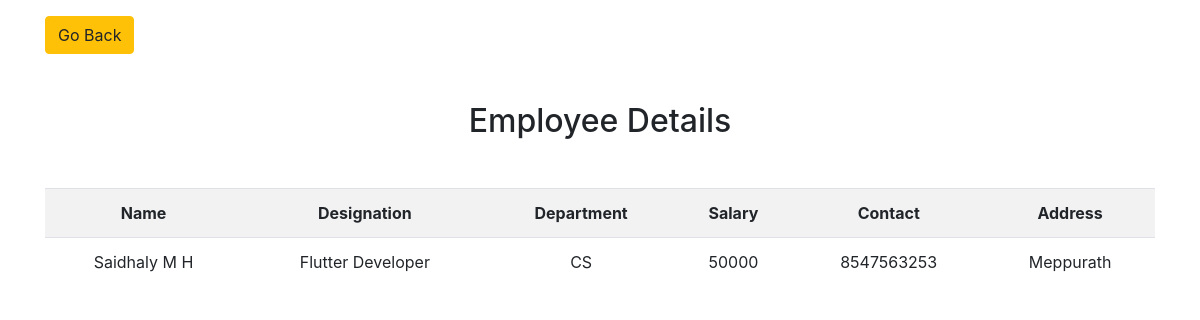
The app's page /employee/7/ with its own data.
### myapp/models.py (models this page shows)
class Employee(models.Model):
    name=models.CharField(max_length=200)
    designation=models.CharField(max_length=200)
    department=models.CharField(max_length=200)
    salary=models.PositiveIntegerField()
    contact=models.CharField(max_length=200)
    address=models.CharField(max_length=200)

### myapp/views.py (the view)
# urls.py: path('employee/<int:pk>/',views.EmployeeDetailView.as_view(),name="employee-detail"),
class EmployeeDetailView(View):
    def get(self,request,*args,**kwargs):
        id=kwargs.get('pk')
        qs=Employee.objects.get(id=id)
        return render(request,'employee_detail.html',{'employee':qs})

### myapp/templates/employee_detail.html (shortened to what this page needs)
<!DOCTYPE html>
<html lang="en">
<head>
    <link rel="stylesheet" href="https://cdn.jsdelivr.net/npm/bootstrap@4.0.0/dist/css/bootstrap.min.css">
</head>
<body>
    <div class="container">
        <div class="mx-auto">
            <a href="{%url 'employee-list' %}" class="btn btn-warning mt-3">Go Back</a>
            <h2 class="text-center mt-5">Employee Details</h2>
            <table class="table table-striped text-center mt-5">
                <tr>
                    <th>Name</th>
                    <th>Designation</th>
                    <th>Department</th>
                    <th>Salary</th>
                    <th>Contact</th>
                    <th>Address</th>
                </tr>
                <tr>
                    <td>{{employee.name}}</td>
                    <td>{{employee.designation}}</td>
                    <td>{{employee.department}}</td>
                    <td>{{employee.salary}}</td>
                    <td>{{employee.contact}}</td>
                    <td>{{employee.address}}</td>
                </tr>
            </table>
        </div>
    </div>
</body>
</html>

### records on screen
Employee: name "Saidhaly M H", designation "Flutter Developer", department "CS", salary "50000", contact "8547563253", address "Meppurath"
